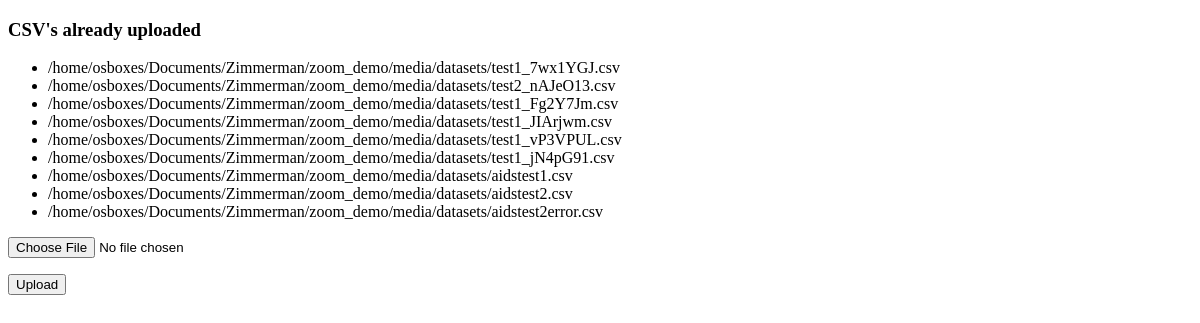
Page /validate/ on the earlier database version.
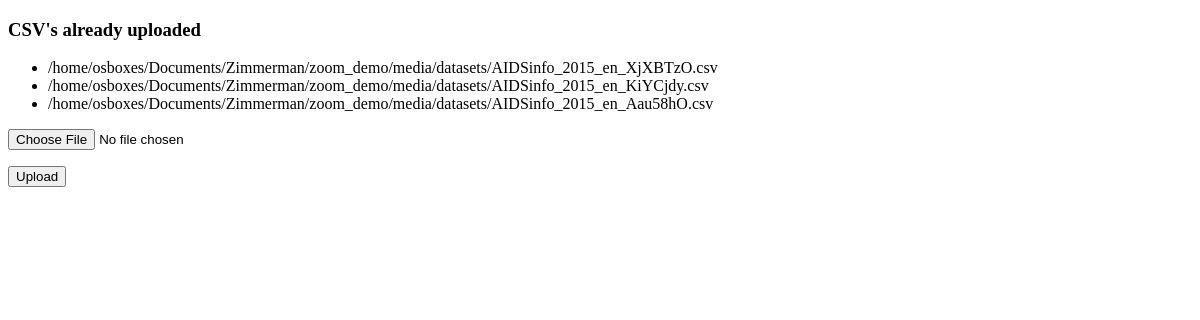
Same page on the later database version.
### zoom_demo/validate/models.py (models this page shows, shortened)
class File(models.Model):
    id = models.UUIDField(primary_key=True, default=uuid.uuid4, editable=False)
    source_url = models.URLField(null=True, max_length=2000)
    file = models.FileField(upload_to=upload_to)
    created = models.DateTimeField(auto_now_add=True, null=True)
    modified = models.DateTimeField(auto_now=True, null=True)
    rendered = models.BooleanField(default=False)
    form_name = models.CharField(
        max_length=20,
        choices=[
            ('upload_form', 'File upload'),
            ('url_form', 'Downloaded from URL'),
            ('text_form', 'Pasted into textarea'),
        ],
        null=True
    )

### zoom_demo/validate/views.py (the view)
def index(request):
    context = {}
    request.session['test'] = "test" # create test user session if it doesnt exist
    cache.clear() #???
    if request.method == 'POST':
        form = DocumentForm(request.POST, request.FILES)
        return upload(request)
    else:
        form = DocumentForm() # Allow multiple csv entries
        documents = File.objects.all() #load templates only
        template = loader.get_template('validate/input.html')
        validate_form = False
        context = {
          'validate': validate_form,
          'documents': documents,
          'form' : form}
        return render(request, 'validate/input.html', context)

### zoom_demo/validate/forms.py
class DocumentForm(forms.Form):
    file = forms.FileField()

### zoom_demo/validate/templates/validate/input.html (shortened to what this page needs)
<!DOCTYPE html>
<html>
    <head>
    </head>
    <body>
    {% if validate == False %}
    <div>
        <form action="{{ request.build_absolute_uri }}" method="post" enctype="multipart/form-data">
            {% if documents %}
                <h3>CSV's already uploaded</h3>
                <ul>
                {% for document in documents %}
                    <li>{{document.file}}</li>
                {% endfor %}
                </ul>
            {% else %}
                <p>No documents stored</p>
            {% endif %}
            <p>{{ form.file }}</p>
            <p><input type="submit" name="upload" value="Upload" /></p>
        </form>
    </div>
    {% endif %}
    </body>
</html>

Differences in the rows shown:
removed File: file "/home/osboxes/Documents/Zimmerman/zoom_demo/media/datasets/test1_7wx1YGJ.csv"
removed File: file "/home/osboxes/Documents/Zimmerman/zoom_demo/media/datasets/test2_nAJeO13.csv"
removed File: file "/home/osboxes/Documents/Zimmerman/zoom_demo/media/datasets/test1_Fg2Y7Jm.csv"
removed File: file "/home/osboxes/Documents/Zimmerman/zoom_demo/media/datasets/test1_JIArjwm.csv"
removed File: file "/home/osboxes/Documents/Zimmerman/zoom_demo/media/datasets/test1_vP3VPUL.csv"
removed File: file "/home/osboxes/Documents/Zimmerman/zoom_demo/media/datasets/test1_jN4pG91.csv"
removed File: file "/home/osboxes/Documents/Zimmerman/zoom_demo/media/datasets/aidstest1.csv"
removed File: file "/home/osboxes/Documents/Zimmerman/zoom_demo/media/datasets/aidstest2.csv"
removed File: file "/home/osboxes/Documents/Zimmerman/zoom_demo/media/datasets/aidstest2error.csv"
added File: file "/home/osboxes/Documents/Zimmerman/zoom_demo/media/datasets/AIDSinfo_2015_en_XjXBTzO.csv"
added File: file "/home/osboxes/Documents/Zimmerman/zoom_demo/media/datasets/AIDSinfo_2015_en_KiYCjdy.csv"
added File: file "/home/osboxes/Documents/Zimmerman/zoom_demo/media/datasets/AIDSinfo_2015_en_Aau58hO.csv"
